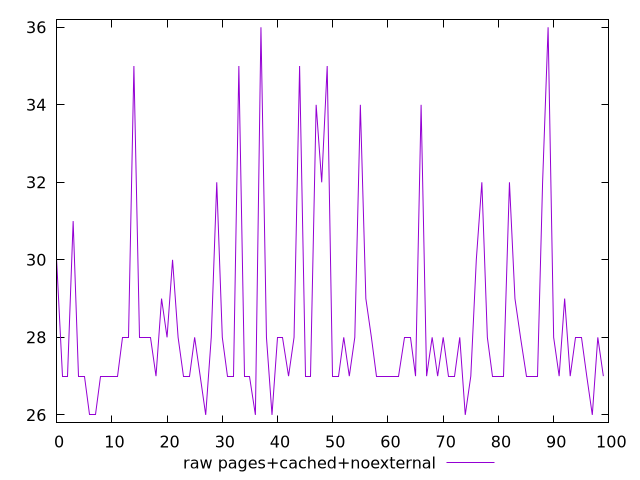

Generate this figure with gnuplot:
$_rawPagesCachedNoexternal <<EOF
30
27
27
31
27
27
26
26
27
27
27
27
28
28
35
28
28
28
27
29
28
30
28
27
27
28
27
26
28
32
28
27
27
35
27
27
26
36
28
26
28
28
27
28
35
27
27
34
32
35
27
27
28
27
28
34
29
28
27
27
27
27
27
28
28
27
34
27
28
27
28
27
27
28
26
27
30
32
28
27
27
27
32
29
28
27
27
27
32
36
28
27
29
27
28
28
27
26
28
27
EOF
set key outside below
set terminal pngcairo
set output "report_00006_2020-11-02T20-21-41.718Z/max-potential-fid/pages+cached+noexternal//raw.png"
set yrange [25.8:36.2]
plot $_rawPagesCachedNoexternal title "raw pages+cached+noexternal" with line ,
